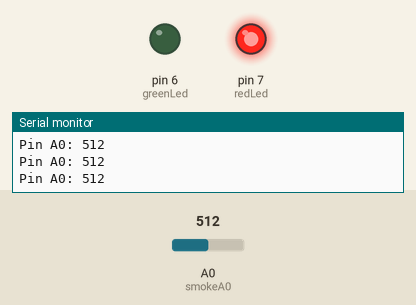
This sketch was run on a simulated Arduino Uno, built with avr-gcc and run on an emulated ATmega328P. Shown: output pins drawn as LEDs (lit = HIGH), the last lines printed to the serial monitor. The inputs (shaded band) are chosen by the test bench; at power-on: A0 (smokeA0) = 512.

Above: at 1.2 s.
1.3 s: A0 (smokeA0) set to 105
2.8 s: A0 (smokeA0) set to 95
At 3.1 s:
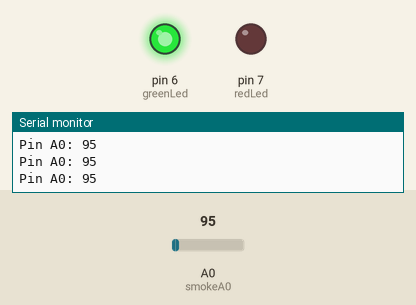
4.3 s: A0 (smokeA0) set to 122
At 5.5 s:
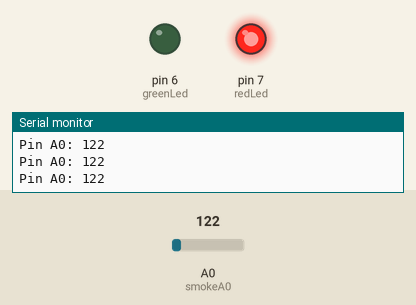
5.8 s: A0 (smokeA0) set to 90
At 7.0 s:
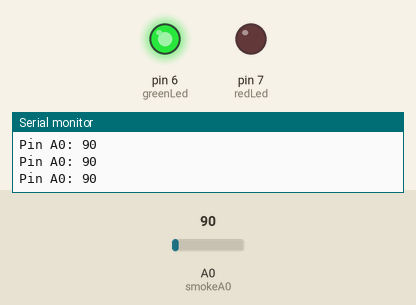
Timing chart, 0 to 8.3 s (numbered marks = the images above; inputs shaded):
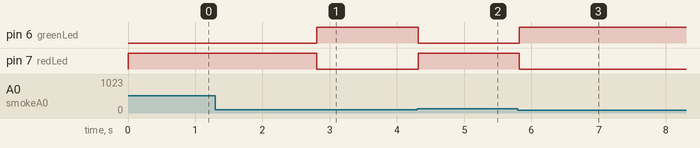

The sketch:

sketch_jan31b.ino
```cpp
int redLed = 7;
int greenLed = 6;
int smokeA0 = A0;
int sensorThres = 100;

void setup() {
  pinMode(redLed, OUTPUT);
  pinMode(greenLed, OUTPUT);
  pinMode(smokeA0, INPUT);
  Serial.begin(9600);
}

void loop() {
  int analogSensor = analogRead(smokeA0);

  Serial.print("Pin A0: ");
  Serial.println(analogSensor);
  if (analogSensor > sensorThres)
  {
    digitalWrite(redLed, HIGH);
    digitalWrite(greenLed, LOW);
  }
  else
  {
    digitalWrite(redLed, LOW);
    digitalWrite(greenLed, HIGH);
  }
  delay(100);
}
```

Measured:
- the behaviour switches between 101 and 100 on A0 (smokeA0) (found by bisection; images 0 and 1)
- after the input at 2.8 s, pin 6 (greenLed): LOW → HIGH at once; pin 7 (redLed): HIGH → LOW at once
- after the input at 4.3 s, pin 6 (greenLed): HIGH → LOW at once; pin 7 (redLed): LOW → HIGH at once
- after the input at 5.8 s, pin 6 (greenLed): LOW → HIGH at once; pin 7 (redLed): HIGH → LOW at once
